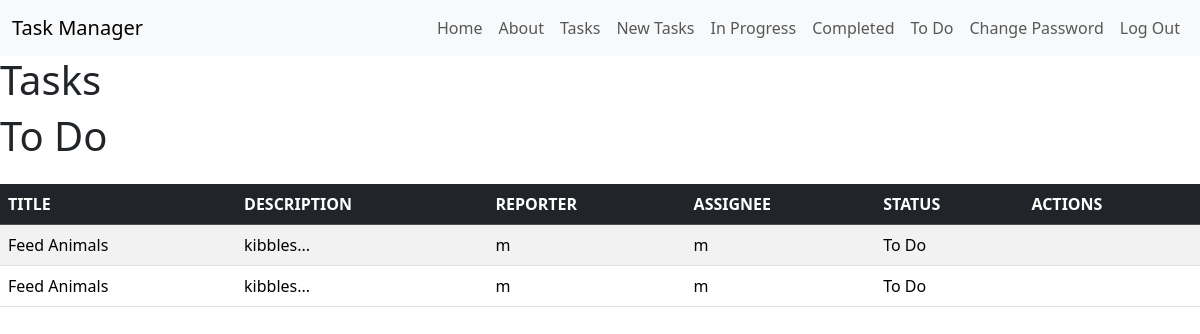
The app's page /tasks/todo/ (signed in) with its own data.
### tasks/models.py (models this page shows, shortened)
class Task(models.Model):
    summary = models.CharField(max_length=128)
    description = models.TextField()
    reporter = models.ForeignKey(get_user_model(), on_delete=models.CASCADE)
    assignee = models.ForeignKey(
            get_user_model(),
            on_delete=models.CASCADE,
            related_name="assignee"
    )
    class Status(models.IntegerChoices):
        TODO = 0,("To Do")
        INPROGRESS = 1, ("In Progress")
        COMPLETED = 2, ("Completed")
    status = models.IntegerField(default=Status.TODO, choices=Status.choices)

### tasks/views.py (the view)
# urls.py: path("todo/", views.ToDoListView.as_view(), name="todo"),
class ToDoListView(LoginRequiredMixin, ListView):
    template_name = "tasks/todo_list.html"
    model = Task
    context_object_name = "todo"
    def get_queryset(self):
        return Task.objects.filter(status=0)

### templates/tasks/todo_list.html (shortened to what this page needs)
{% extends 'base.html' %}
{% block content %}
<h1> Tasks </h1>
<h1>
    {% if label %}
        {{ label }}
    {% else %}
        To Do
    {% endif %}
</h1>
<table class="table table-striped table-hover my-4">
    <thead class="table-dark">
        <tr>
            <th>TITLE</th>
            <th>DESCRIPTION</th>
            <th>REPORTER</th>
            <th>ASSIGNEE</th>
            <th>STATUS</th>
            <th>ACTIONS</th>
        </tr>
    </thead>
    {% if todo %}
        <tbody>
            {% for task in todo %}
            <tr>
                <td>{{ task.summary }}</td>
                <td>{{ task.description|slice:":50" }}...</td>
                <td>{{ task.reporter.username }}</td>
                <td>{{ task.assignee.username }}</td>
                <td>{{ task.get_status_display }}</td>
                <td>
                </td>
            </tr>
            {% endfor %}
        </tbody>
    {% else %}
        <h5 class="text-center">There are no tasks at the moment</h5>
    {% endif %}
</table>
{% endblock content %}

### records on screen
Task: summary "Feed Animals", description "kibbles", reporter.username "m", assignee.username "m", status "To Do"
Task: summary "Feed Animals", description "kibbles", reporter.username "m", assignee.username "m", status "To Do"
